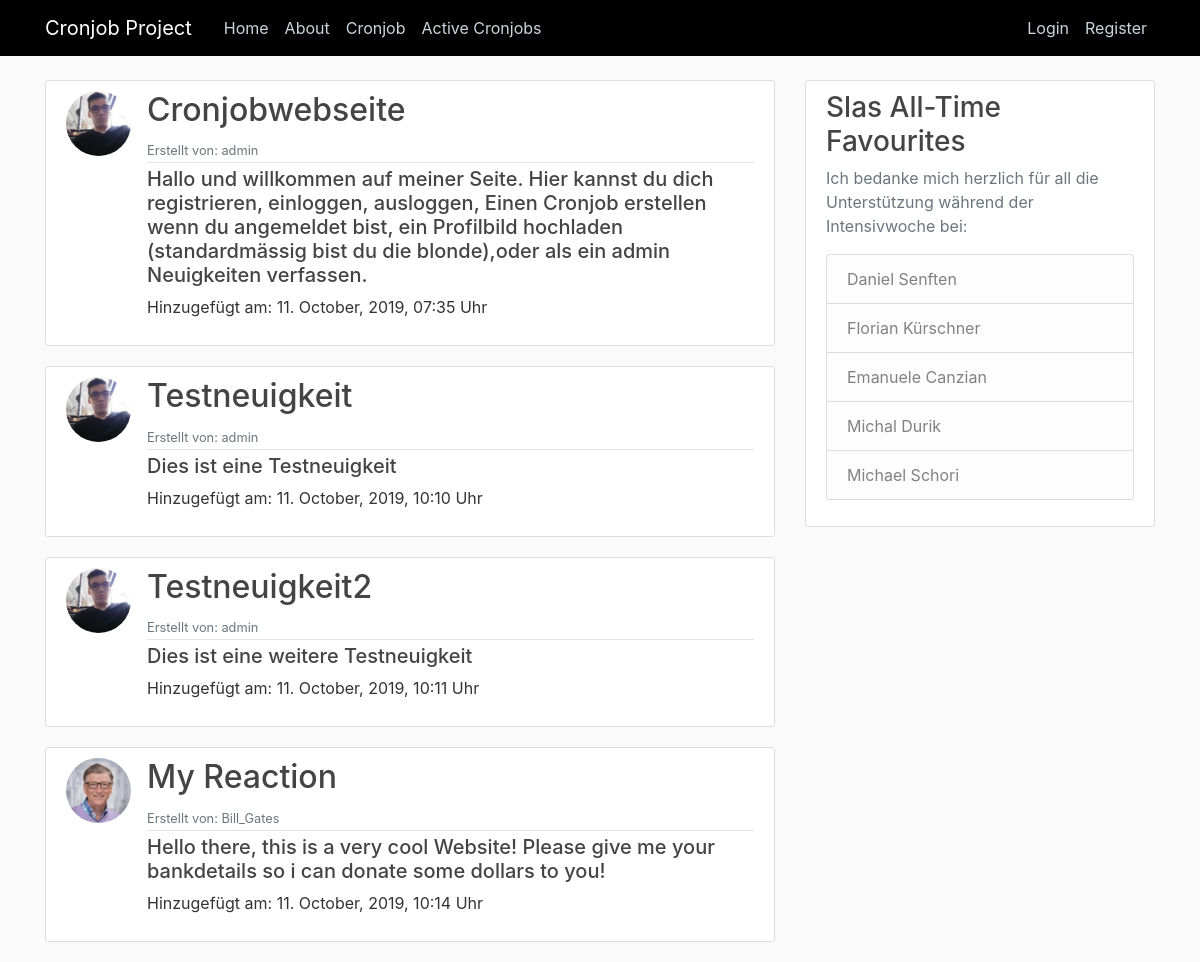
The page / on the database its author committed.
### my_app/models.py (models this page shows, shortened)
class Neuigkeiten(models.Model):
    user = models.ForeignKey(User, on_delete=models.CASCADE, default='1')
    title = models.CharField(max_length=128, null=False, default='')
    text = models.TextField(max_length=1000, null=False, default='')
    added = models.DateTimeField(default=timezone.now)

### users/models.py (models this page shows, shortened)
class Profile(models.Model):
    user = models.OneToOneField(User, on_delete=models.CASCADE)
    image = models.ImageField(default='static/media/profile_pics/default.jpg', upload_to='profile_pics')

### my_app/views.py (the view)
# urls.py: 2. Add a URL to urlpatterns:  path('', views.home, name='home')
def home(request):
    context = {
        'neuigkeiten': Neuigkeiten.objects.all()
    }
    return render(request, 'cronjobtemplates/home.html', context)

### my_app/templates/cronjobtemplates/home.html
{% extends "cronjobtemplates/base.html" %}
{% block content %}
{% for neuigkeit in neuigkeiten %}
    <article class="media content-section">
        <img class="rounded-circle article-img" src="{{ neuigkeit.user.profile.image.url }}">
      <div class="media-body">
        <div class="article-metadata">
          <h2>{{ neuigkeit.title }}</h2>
          <small class="text-muted">Erstellt von: {{ neuigkeit.user }}</small>
        </div>
        <h5>{{ neuigkeit.text }}</h5>
        <p class="article-content">Hinzugefügt am: {{ neuigkeit.added|date:"d. F, Y, H:i" }} Uhr</p>
      </div>
    </article>
{% endfor %}
{% endblock content %}

### static/main.css (style rules this page uses)
body { background: #fafafa; color: #333333; margin-top: 5rem; }
h1, h2, h3, h4, h5, h6 { color: #444444; }
.content-section { background: #ffffff; padding: 10px 20px; border: 1px solid #dddddd; border-radius: 3px; margin-bottom: 20px; }
.article-content { white-space: pre-line; }
.article-img { height: 65px; width: 65px; margin-right: 16px; }
.article-metadata { padding-bottom: 1px; margin-bottom: 4px; border-bottom: 1px solid #e3e3e3 }

### static/style.css (style rules this page uses)
* { margin: 0; padding: 0; }
*, *:before, *:after { box-sizing: inherit; }
html { height: 100%; width: 100%; box-sizing: border-box; }

### rows shown on the page
Neuigkeiten: user.profile.image (picture), title "Cronjobwebseite", user "admin", text "Hallo und willkommen auf meiner Seite. Hier kannst du dich registrieren, einloggen, ausloggen, Einen Cronjob erstellen wenn du angemeldet bist, ein Profilbild hochladen (standardmässig bist du die blonde),oder als ein admin Neuigkeiten verfassen.", added "11. October, 2019, 07:35"
Neuigkeiten: user.profile.image (picture), title "Testneuigkeit", user "admin", text "Dies ist eine Testneuigkeit", added "11. October, 2019, 10:10"
Neuigkeiten: user.profile.image (picture), title "Testneuigkeit2", user "admin", text "Dies ist eine weitere Testneuigkeit", added "11. October, 2019, 10:11"
Neuigkeiten: user.profile.image (picture), title "My Reaction", user "Bill_Gates", text "Hello there, this is a very cool Website! Please give me your bankdetails so i can donate some dollars to you!", added "11. October, 2019, 10:14"
